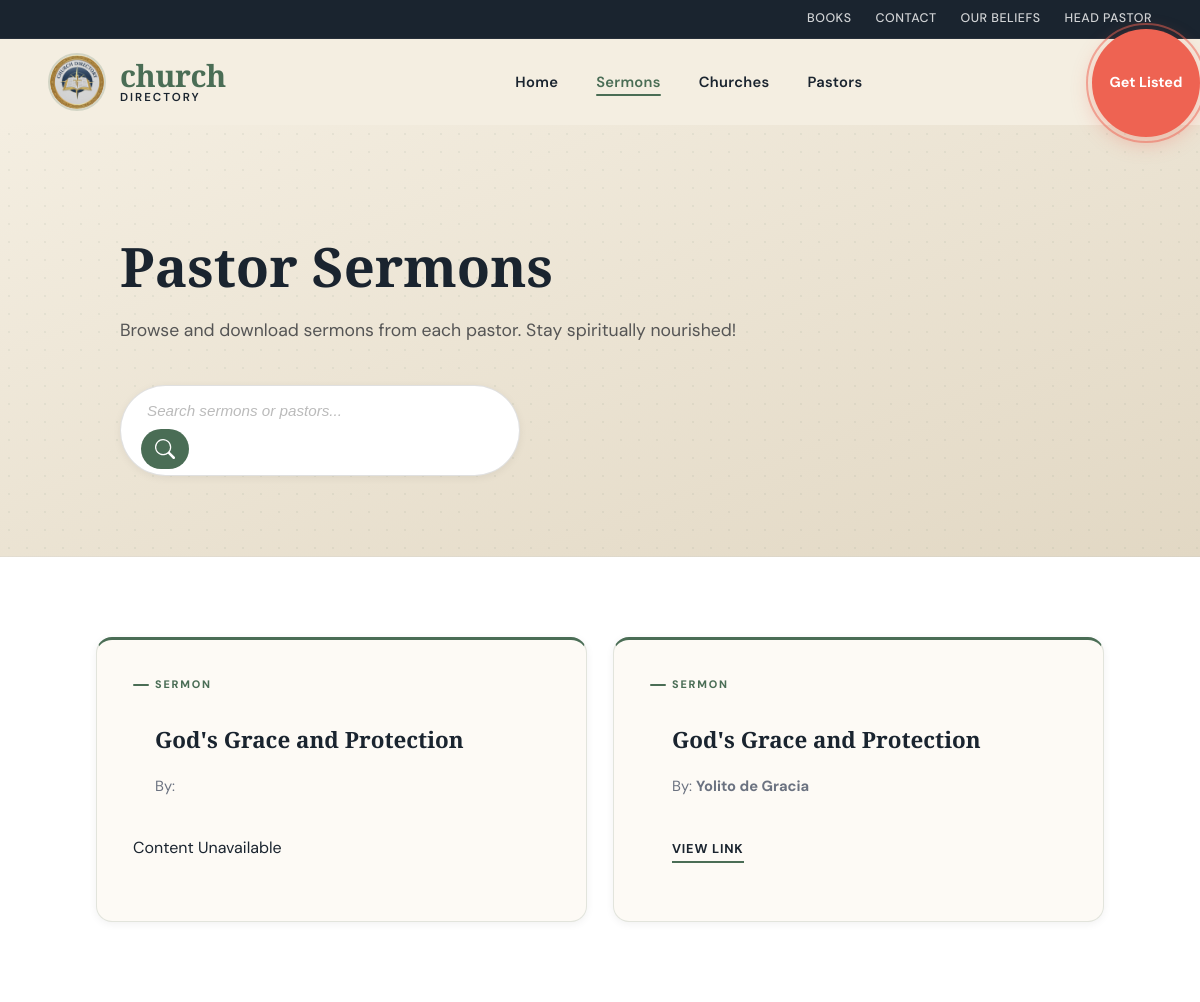
Page /sermons.php on the committed database.
### tables this page shows
CREATE TABLE `sermons` (
  `id` int(11) NOT NULL,
  `pastor_id` int(11) NOT NULL,
  `title` varchar(255) NOT NULL,
  `file` varchar(255) NOT NULL,
  `uploaded_at` timestamp NOT NULL DEFAULT current_timestamp(),
  `link` varchar(255) NOT NULL
);

CREATE TABLE `pastors` (
  `id` int(11) NOT NULL,
  `name` varchar(255) NOT NULL,
  `title` varchar(255) NOT NULL,
  `bio` text DEFAULT NULL,
  `image` varchar(255) DEFAULT NULL,
  `sermon` varchar(255) DEFAULT NULL,
  `email` varchar(255) DEFAULT NULL,
  `facebook` varchar(255) DEFAULT NULL,
  `church_id` int(11) DEFAULT NULL,
  `sermon_link` varchar(255) DEFAULT NULL
);

### sermons.php (the view, shortened to what this page needs)
<?php
include 'config.php';
include 'header.php';
$search = isset($_GET['search']) ? trim($_GET['search']) : '';
$sql = "SELECT sermons.*, pastors.name AS pastor_name
        FROM sermons
        LEFT JOIN pastors ON sermons.pastor_id = pastors.id";
if ($search !== '') {
    $sql .= " WHERE sermons.title LIKE ? OR pastors.name LIKE ?";
    $stmt = $mysqli->prepare($sql);
    $param = "%{$search}%";
    $stmt->bind_param("ss", $param, $param);
    $stmt->execute();
    $result = $stmt->get_result();
} else {
    $result = $mysqli->query($sql);
}
?>
<section class="sermons-hero">
    <div class="hero-content">
        <h1>Pastor Sermons</h1>
        <p class="intro">Browse and download sermons from each pastor. Stay spiritually nourished!</p>
        <div class="search-wrapper">
            <form method="GET" class="aba-search-form">
                <div class="search-input-group">
                    <input
                        type="text"
                        name="search"
                        id="aba-search-input"
                        placeholder="Search sermons or pastors..."
                        value="<?php echo htmlspecialchars($search); ?>"
                    >
                    <button type="submit" class="search-submit">
                        <svg xmlns="http://www.w3.org/2000/svg" width="20" height="20" fill="currentColor" viewBox="0 0 16 16">
                            <path d="M11.742 10.344a6.5 6.5 0 1 0-1.397 1.398h-.001q.044.06.098.115l3.85 3.85a1 1 0 0 0 1.415-1.414l-3.85-3.85a1 1 0 0 0-.115-.1zM12 6.5a5.5 5.5 0 1 1-11 0 5.5 5.5 0 0 1 11 0"/>
                        </svg>
                    </button>
                </div>
            </form>
        </div>
    </div>
</section>
<section class="sermons-grid-container">
    <div class="carousel" data-scroll-initial-target="0">
        <div class="carousel-track">
            <?php if ($result && $result->num_rows > 0): ?>
                <?php while ($row = $result->fetch_assoc()): ?>
                    <article class="carousel-item">
                        <div class="item-inner">
                            <span class="category-label">SERMON</span>
                            <h3><?php echo htmlspecialchars($row['title']); ?></h3>
                            <p class="pastor-tag">By: <strong><?php echo htmlspecialchars($row['pastor_name']); ?></strong></p>
                            <div class="action-area">
                            <?php
                                $file_path = trim($row['file']);
                                $sermon_link = trim($row['link']);
                                if($file_path && file_exists($file_path)):
                                    $ext = pathinfo($file_path, PATHINFO_EXTENSION);
                                    $label = strtoupper($ext) == 'PDF' ? 'View PDF' : 'Download ' . strtoupper($ext);
                            ?>
                                <a href="<?php echo htmlspecialchars($file_path); ?>" target="_blank" class="read-more">
                                    <?php echo $label; ?>
                                </a>
                            <?php elseif($sermon_link): ?>
                                <a href="<?php echo htmlspecialchars($sermon_link); ?>" target="_blank" class="read-more">
                                    View Link
                                </a>
                            <?php else: ?>
                                <span class="file-missing">Content Unavailable</span>
                            <?php endif; ?>
                            </div>
                        </div>
                    </article>
                <?php endwhile; ?>
            <?php endif; ?>
        </div>
    </div>
</section>

### css/base.css (style rules this page uses)
* { margin: 0; padding: 0; box-sizing: border-box; }
:root { --aba-dark: #1a242f; --aba-cream: #f4eee1; --aba-accent: #ee6352; --aba-green: #4a6d55; --aba-gold: #D6A229; --aba-white: #ffffff; --aba-navy: #0B1F3F; --surface: #fdfaf5; --surface-alt: #f7f3ec; --border-soft: rgba(74,109,85,0.15); --text-muted: #6b7280; --shadow-sm: 0 2px 8px rgba(0,0,0,0.06); --shadow-md: 0 8px 28px rgba(0,0,0,0.10); --shadow-lg: 0 20px 60px rgba(0,0,0,0.14); --radius-card: 16px; --radius-pill: 100px; --transition: all 0.28s cubic-bezier(0.25,1,0.5,1); }
html, body { overflow-x: hidden; width: 100%; min-height: 100vh; display: flex; flex-direction: column; scroll-behavior: smooth; }
body { font-family: 'DM Sans', sans-serif; background: var(--surface); color: var(--aba-dark); line-height: 1.6; }
h1, h2, h3, h4, h5, h6 { font-family: 'Cormorant Garamond', serif; line-height: 1.15; color: var(--aba-dark); }
h1 { font-size: 3.6rem; font-weight: 700; }
h3 { font-size: 1.5rem; font-weight: 600; }
p { font-size: 1rem; line-height: 1.75; color: #3d4553; }

### css/components.css (style rules this page uses)
.carousel-item, .church-card { flex: 0 0 280px; border-radius: var(--radius-card); background: var(--aba-white); display: flex; flex-direction: column; transition: var(--transition); overflow: hidden; border: 1px solid var(--border-soft); box-shadow: var(--shadow-sm); }

### css/sections.css (style rules this page uses)
.hero-content { position: relative; z-index: 2; max-width: 860px; padding: 0 24px; animation: fadeSlideRight 0.9s ease-out both; }
.carousel-track { display: grid; grid-template-columns: repeat(auto-fit, minmax(300px, 1fr)); gap: 28px; }
.carousel-item { background: var(--surface); border-radius: var(--radius-card); border: 1px solid var(--border-soft); box-shadow: var(--shadow-sm); display: flex; flex-direction: column; overflow: hidden; transition: var(--transition); }
.carousel-item h3 { font-family: 'Cormorant Garamond', serif; font-size: 1.45rem; padding: 22px 22px 8px; color: var(--aba-dark); line-height: 1.25; }
.carousel-item p { font-size: 0.92rem; padding: 0 22px 16px; line-height: 1.65; color: var(--text-muted); flex: 1; }
.read-more { margin: 0 22px 22px; font-weight: 700; font-size: 0.82rem; text-decoration: none; color: var(--aba-green); text-transform: uppercase; letter-spacing: 0.8px; border-bottom: 2px solid var(--aba-green); padding-bottom: 2px; display: inline-flex; align-items: center; gap: 5px; transition: var(--transition); }

### css/church_finder.css (style rules this page uses)
:root { --aba-dark: #1a242f; --aba-cream: #f4eee1; --aba-accent: #ee6352; --aba-green: #4a6d55; --aba-white: #ffffff; }
.sermons-hero, .church-hero { background: linear-gradient(160deg, var(--aba-cream) 0%, #e2d8c4 100%); padding: 110px 8% 80px; text-align: left; border-bottom: 1px solid rgba(0,0,0,0.07); position: relative; overflow: hidden; }
.sermons-hero::before, .church-hero::before { content: ""; position: absolute; top: 0; left: 0; width: 100%; height: 100%; background-image: radial-gradient(rgba(74,109,85,0.07) 1px, transparent 1px); background-size: 18px 18px; pointer-events: none; }
.sermons-hero h1, .church-hero h1 { font-family: 'Cormorant Garamond', serif; font-size: 3.4rem; color: var(--aba-dark); margin-bottom: 18px; position: relative; z-index: 1; }
.sermons-hero .intro, .church-hero .intro { font-size: 1.1rem; color: #555; max-width: 680px; margin-bottom: 40px; position: relative; z-index: 1; }
.search-wrapper { max-width: 520px; }
.aba-search-form { background: var(--aba-white); border: 1.5px solid rgba(0,0,0,0.12); border-radius: var(--radius-pill, 100px); padding: 6px 6px 6px 20px; display: flex; align-items: center; max-width: 420px; transition: all 0.3s ease; box-shadow: 0 2px 8px rgba(0,0,0,0.06); }
#aba-search-input { border: none; background: none; padding: 10px 6px; flex-grow: 1; outline: none; font-size: 0.95rem; color: var(--aba-dark); }
#aba-search-input::placeholder { color: #bbb; font-style: italic; }
.search-submit { background: var(--aba-green); border: none; color: white; cursor: pointer; padding: 10px 14px; border-radius: var(--radius-pill, 100px); transition: all 0.22s ease; display: flex; align-items: center; }

### rows in the picture
sermons: title "God's Grace and Protection", link "Content Unavailable"
sermons: title "God's Grace and Protection", pastor.name "Yolito de Gracia"
